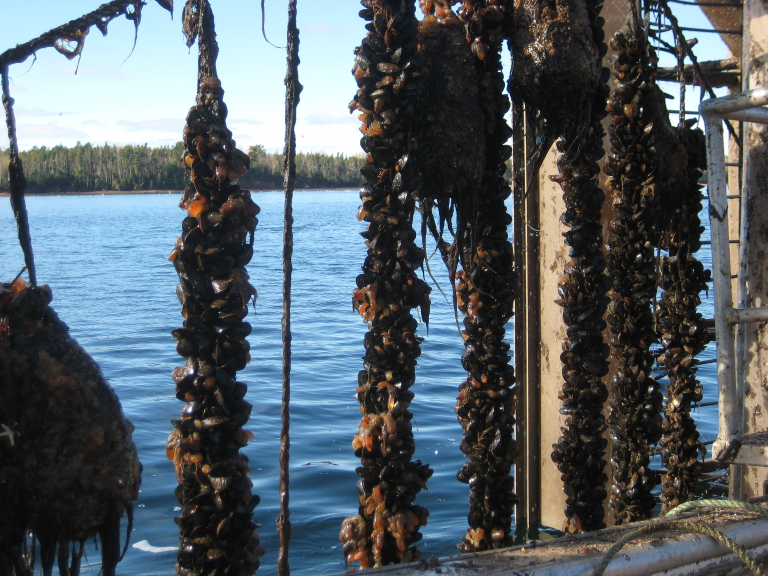
#> input picture app/400seg_sigma3_ds2_orig.jpg, 1536 x 1152 px, given in place of IMG_1144.jpg, which was not available (shown at 1/2 size)
$ python segmentation_post-proc.py 5 5 100 100 ../400seg_sigma3_ds2_orig.jpg   (Python 2 division)
#> lines starting #> are read from the running program, lines starting #| are printed output that depends on the picture; pictures that were not available may be replaced by others from this repository, and a replacement may not be noted
# import the necessary packages
from skimage.segmentation import slic
from skimage.segmentation import mark_boundaries
from skimage.util import img_as_float
from skimage import io
import matplotlib.pyplot as plt
import cv2
import numpy as np
import random
import json
import sys
import array

class MyEncoder(json.JSONEncoder):
    def default(self, obj):
        if isinstance(obj, np.integer):
            return int(obj)
        elif isinstance(obj, np.floating):
            return float(obj)
        elif isinstance(obj, np.ndarray):
            return obj.tolist()
        else:
            return super(MyEncoder, self).default(obj)

class PostProc:

    def __init__(self, im):
        self.im = im

        #self.scale = 0.2
        self.scale = 1
        self.im_height, self.im_width, self.im_channels = self.im.shape

        #self.im = cv2.resize(self.im, (0,0), fx=self.scale, fy=self.scale)
        #cv2.imshow("input", self.im)
        self.im_rgb = np.array(self.im)


    def segment(self):

        n = array.array('f')
        s = array.array('f')
        #n.append(466)
        #n.append(500)
        n.append(100)
        n.append(600)
        n.append(566)
        n.append(600)
        n.append(666)

        if pixels < 1000000:
            s.append(1.7)
            s.append(2.7)
            s.append(3.3)
            s.append(3.9)
            s.append(4.9)

        elif pixels < 7000000:

            s.append(2.275 - 1.5 + 0.0000009166667*pixels + 0.0000000000001083333*pow(pixels,2))
            s.append(2.275 - 1 + 0.0000009166667*pixels + 0.0000000000001083333*pow(pixels,2))
            s.append(2.275 + 0.0000009166667*pixels + 0.0000000000001083333*pow(pixels,2))
            s.append(2.275 + 1 + 0.0000009166667*pixels + 0.0000000000001083333*pow(pixels,2))
            s.append(2.275 + 1.5 + 0.0000009166667*pixels + 0.0000000000001083333*pow(pixels,2))

        elif pixels > 7000000:
            #s.append(10)
            #s.append(13)
            s.append(18)
            s.append(8)
            s.append(14)
            s.append(15)
            s.append(18)


        for i in range(0,2):
            #numSegments = 566
            #mySigma = 6
            out_file = str(n[i])+'seg_sigma'+str(s[i])

            self.newIm = self.im;
            cv2.imwrite("/home/madison/Documents/41x/IMG_SET6/" + out_file +"_origin.jpg", self.newIm)


            # apply SLIC and extract (approximately) the supplied number of segments
            segments = slic(self.im, n_segments=n[i], sigma=s[i])

            b = segments.tolist() # nested lists with same data, indices

            with open('/home/madison/Documents/41x/IMG_SET6/' + out_file +'.json', 'w') as outfile:
            	    json.dump(b, outfile, indent=2)

            # show the output of SLIC
            fig = plt.figure("Superpixels -- %d segments" % (n[i]))
            ax = fig.add_subplot(1, 1, 1)
            self.newIm = mark_boundaries(self.im, segments, color=(52, 205, 195)) # fn normalises img bw 1 and 0 apparently
            #ax.imshow(self.im)
            plt.axis("off")
            #cv2.waitKey(0)

            self.newIm = (self.newIm * 255.0).astype('u1')
            #cv2.imshow("after astype", self.newIm)
            cv2.imwrite("/home/madison/Documents/41x/IMG_SET6/" + out_file +".jpg", self.newIm)
            #cv2.waitKey(0)


def test():

    print 'Number of arguments:', len(sys.argv), 'arguments.'
    print 'Argument List:', str(sys.argv)

    global pixels

    cropStartX = int(sys.argv[1])
    cropStartY = int(sys.argv[2])
    cropWidth = int(sys.argv[3])
    cropHeight = int(sys.argv[4])
    #filepath = sys.argv[5]

    x1 = cropStartX
    x2 = cropStartX + cropWidth

    y1 = cropStartY
    y2 = cropStartY + cropHeight

    pixels = cropWidth*cropHeight
    #s3 = 13.46359 + (2.195932 - 13.46359)/(1 + pow(pixels/2724264.0,2.523085))
    s3 = 2.275 + 0.0000009166667*pixels + 0.0000000000001083333*pow(pixels,2)
    print s3

    filepath = "/home/madison/Documents/41x/IMG_1144.jpg"
    im = cv2.imread(filepath)
#> im is the input picture: shape (1152, 1536, 3); mean B, G, R 102.8, 96.4, 86.5
    im = im[y1:y2,x1:x2,:] # NOTE: its img[y: y + h, x: x + w]
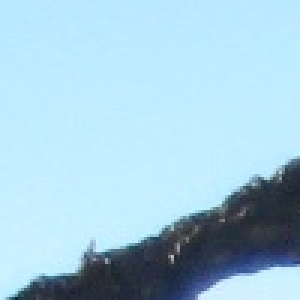
#> im: shape (100, 100, 3) (shown 3 times larger); mean B, G, R 219.8, 201.7, 164.1

    newIm = cv2.imread(filepath)
    newIm = newIm[y1:y2,x1:x2,:]

    postprocessor = PostProc(im)
    postprocessor.segment()
#> the loop in segment, `for i in range(0,2):` made 2 passes
#> pass 1, in segment, `segments = slic(self.im, n_segments=n[i], sigma=s[i])`:
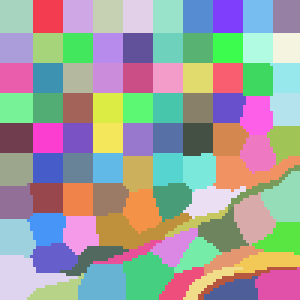
#> segments: shape (100, 100) int64 (shown 3 times larger); 91 distinct labels, from 1 to 91; one colour per label, 0 black
#> pass 1, in segment, `self.newIm = mark_boundaries(self.im, segments, color=(52, 205, 195))`:
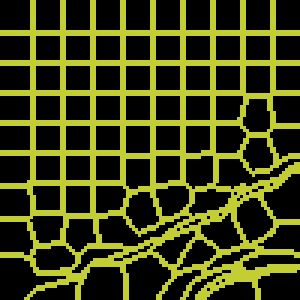
#> self.newIm: shape (100, 100, 3) float64 (shown 3 times larger); mean B, G, R 17.4, 66.8, 63.4
#> pass 1, in segment, `self.newIm = (self.newIm * 255.0).astype('u1')`:
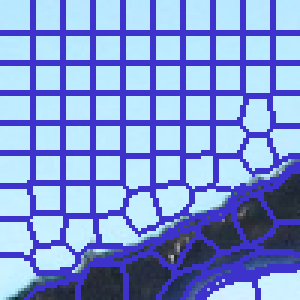
#> self.newIm: shape (100, 100, 3) (shown 3 times larger); mean B, G, R 215.5, 153.9, 131.6
#> pass 2, in segment, `segments = slic(self.im, n_segments=n[i], sigma=s[i])`:
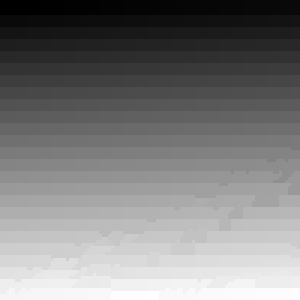
#> segments: shape (100, 100) int64 (shown 3 times larger); min 1, max 625, mean 306.8; drawn with min black and max white

test()
